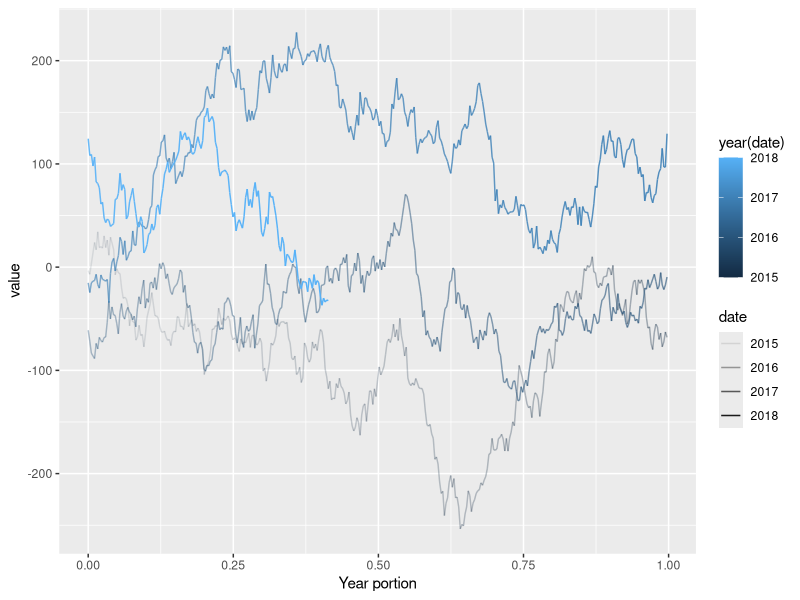

This figure's R source: (Note: this script raises an error after producing the figure.)
# Load libraries
library(tidyverse); library(lubridate); library(gganimate)


# create sample data
test <- tibble(
  date  = seq.Date(from = ymd(20150101), to = ymd(20180601), by = "1 day"),
  delta = rnorm(1248, 0, 10),
  value = cumsum(delta)
)

# Normal plto
n <- ggplot(test, aes(decimal_date(date) - year(date), 
                 value, alpha = date,
                 color = year(date), group = year(date))) +
  geom_line() +
  labs(x="Year portion")
n

# That looks pretty good. It probably helps the reader to have a constant x axis range that doesn't vary. January is always on the left, December always on the right. But for engagement and interest, we might want more of a sense of movement or surprise.


# One  thing we might try is to scale the x-axis as if we were looking at a vertical cylinder head-on. X_2 = 1/2 * sin(2pi*X_1) + 1/2 might do it. That should map 0 to 0.5 (the far point of the cylinder), 1/4 to 0 (left side of cylinder), 1/2 to 1/2, 3/4 to 1, and 1 back to 0.5 again.

# Note: doesn't work yet...
cyl_trans_x <- 
  scales::trans_new("cyl_x",
                    transform = function(x) {sin(2*pi*x)/2 + 1/2},
                    inverse = function(y) {sin(y)},
                    # function(y) { -1* asin(1-2x)/(2*pi)},
                    domain=c(0, 1),
                    breaks = 1/12 * 0:12)
n + scale_x_continuous(trans= cyl_trans_x, expand = c(0,0))


# Ok, forget scales, let's try just transforming the data itself...
test_2 <- 
  test %>%
  mutate(date_dec = decimal_date(date) - year(date),
         date_dec_spin = -sin(2*pi*date_dec)/2 + 1/2,
         value_spin = value + 100* sin(date_dec))

ggplot(test_2, aes(date_dec_spin, value,
                  alpha = date, color = year(date), group = year(date))) +
  geom_point()
